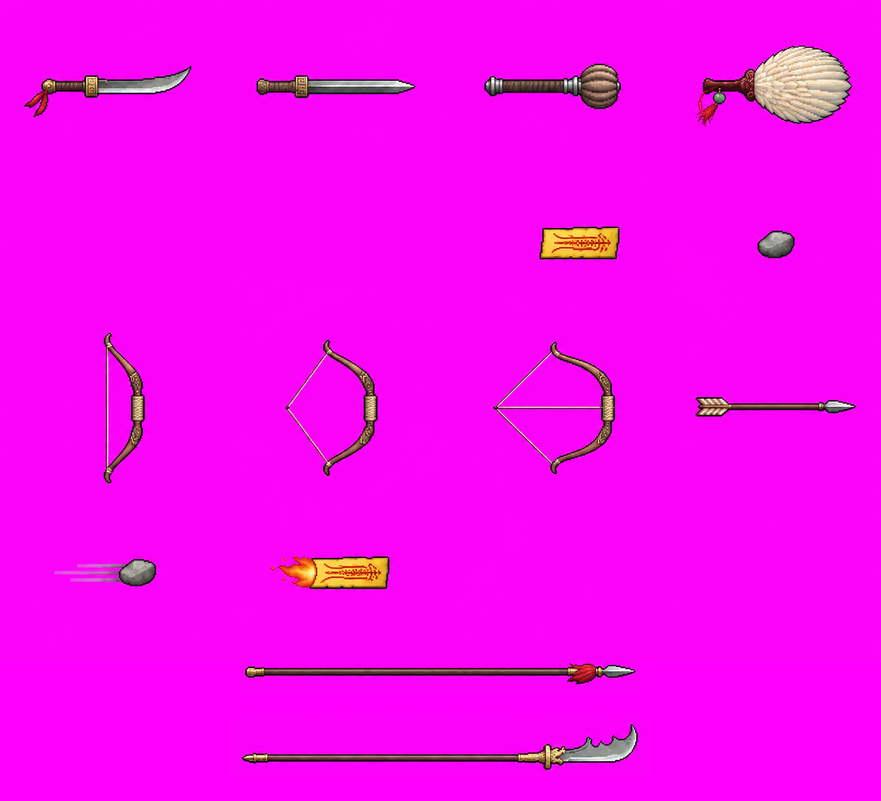
#> input picture tools/hero_skin_bake/weapons_sheet_v2.png, 881 x 801 px, shrunk from 1448 x 1316 before the run
$ python hero_outline.py hero_skin_bake/weapons_sheet_v2.png
#> lines starting #> are read from the running program, lines starting #| are printed output that depends on the picture; after the words box and inside, x2 and y2 are one past the last pixel; in counts of white or black regions, pixels touching at a corner belong together
import sys, numpy as np
from PIL import Image
from scipy import ndimage
K=np.ones((3,3),bool)
def fix(a):
    a=a.copy(); on=a[...,3]>0
#> after `on = a[..., 3] > 0`: on: shape (801, 881) bool; every value is 1
    D=ndimage.distance_transform_cdt(np.pad(on,1),metric='taxicab')[1:-1,1:-1]
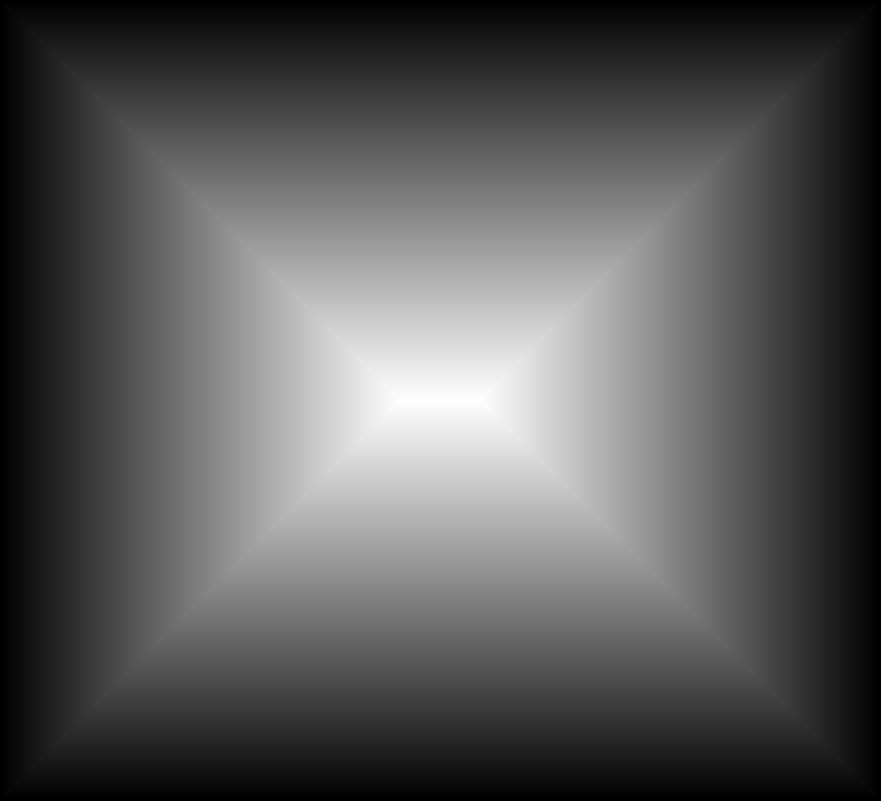
#> D: shape (801, 881) int32; min 1, max 401, mean 140.1; drawn with min black and max white
    lum=a[...,:3].astype(float)@[.3,.59,.11]; dark=(lum<60)&on
#> after `lum = a[..., :3].astype(float) @ [0.3, 0.59, 0.11]`:
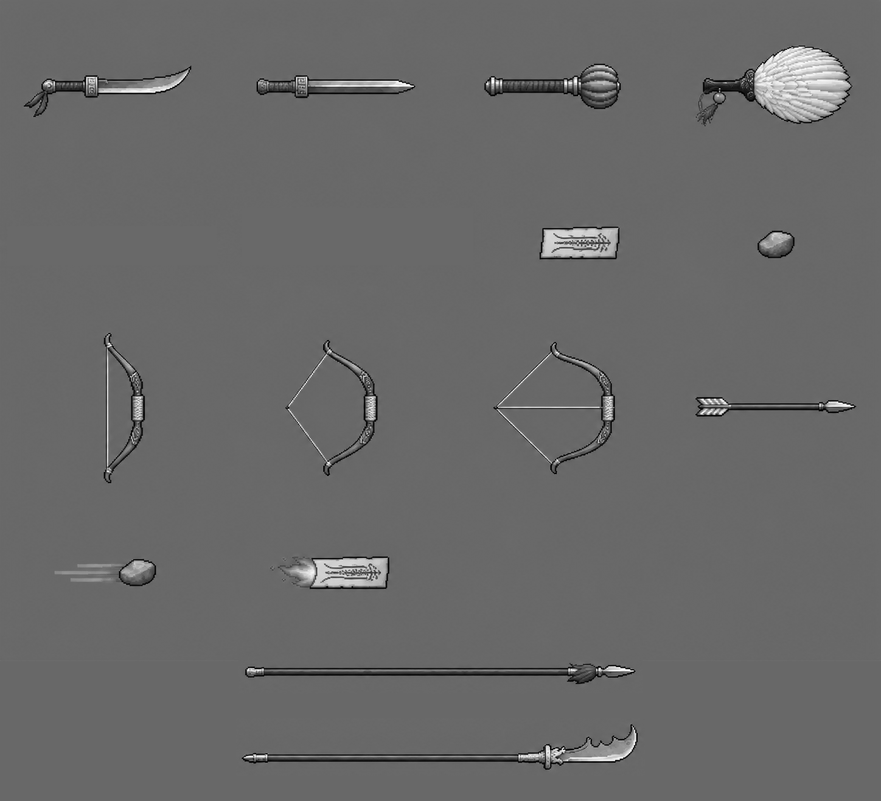
#> lum: shape (801, 881) float64; min 0, max 255, mean 105.5
#> after `dark = (lum < 60) & on`:
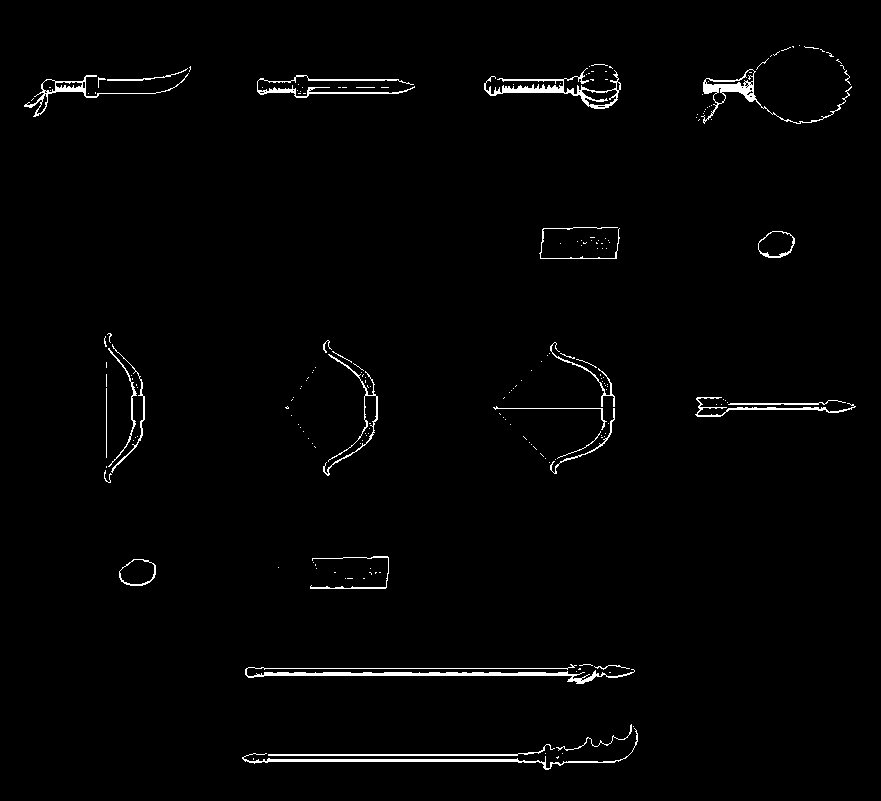
#> dark: shape (801, 881) bool; 1.6% white in thin lines or dots, all inside (x1, y1, x2, y2) = (24, 45, 856, 770)
    # 1) 外两圈都是黑的 → 削掉最外一圈
    # 只削「粗物体」的外圈：附近 3 格内要有不黑的内部（D>=3）。细的黑色东西（关刀的黑杆、锤柄）整个都是黑的，不能削
    thick=ndimage.binary_dilation((D>=3)&on&~dark,K,iterations=3)
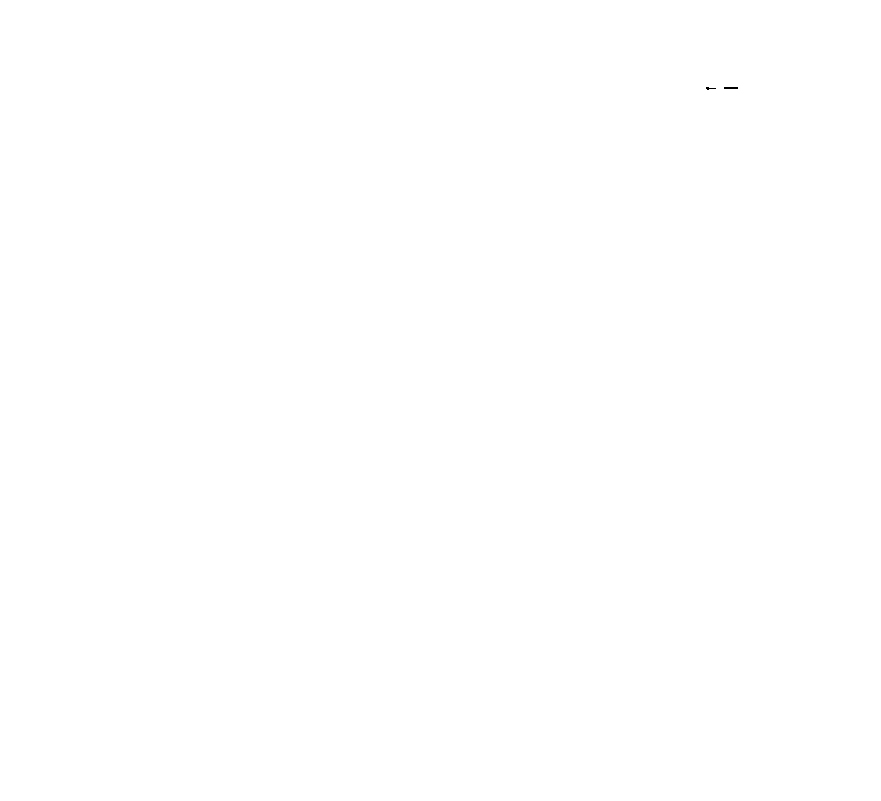
#> thick: shape (801, 881) bool; 100% white; black in thin lines or dots, all inside (x1, y1, x2, y2) = (706, 87, 738, 90)
    kill=(D==1)&dark&ndimage.binary_dilation(dark&(D==2),K)&thick
#> kill: shape (801, 881) bool; every value is 0
    a[kill,3]=0; on=a[...,3]>0
    D=ndimage.distance_transform_cdt(np.pad(on,1),metric='taxicab')[1:-1,1:-1]
    lum=a[...,:3].astype(float)@[.3,.59,.11]
    # 2) 剩下的外圈黑线染成里面颜色的深色（和黄巾兵一样的有色描边）
    edge=(D==1)&(lum<60)
    inner=(D>=3)&on&(lum>=60)
#> inner: shape (801, 881) bool; 97.5% white; 205 black regions (173 under 20 px), largest, box (x1, y1, x2, y2) and area: (0, 0, 881, 801) 6712, (245, 664, 635, 684) 1749, (484, 68, 621, 109) 1137
    if inner.any():
        src=np.where(inner[...,None],a[...,:3].astype(float),0); w=inner.astype(float)
        k=np.ones((7,7))
        s=np.stack([ndimage.convolve(src[...,c],k,mode='constant') for c in range(3)],-1); n=ndimage.convolve(w,k,mode='constant')
#> after `n = ndimage.convolve(w, k, mode='constant')`:
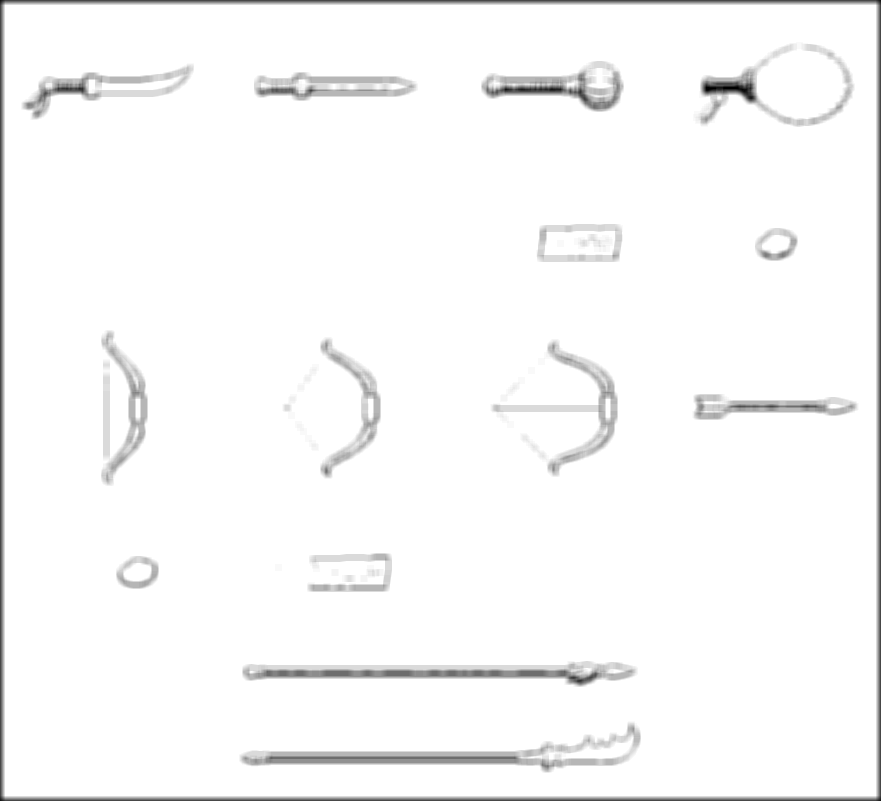
#> n: shape (801, 881) float64; min 0, max 49, mean 47.7; drawn with min black and max white
        col=s/np.maximum(n,1e-6)[...,None]*0.32
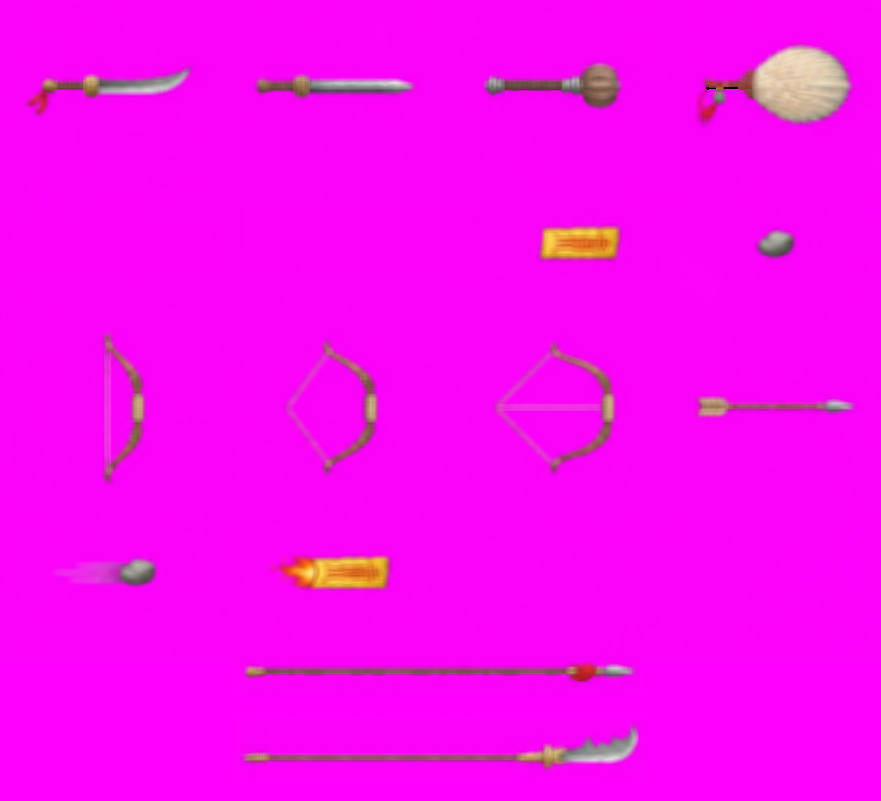
#> col: shape (801, 881, 3) float64; mean R, G, B 79.5, 2.9, 77.9; drawn with min black and max white
        ok=edge&(n>0)
        a[ok,:3]=col[ok].clip(0,255)
    return a
if __name__=='__main__':
    for p in sys.argv[1:]:
        Image.fromarray(fix(np.asarray(Image.open(p).convert('RGBA')))).save(p)
